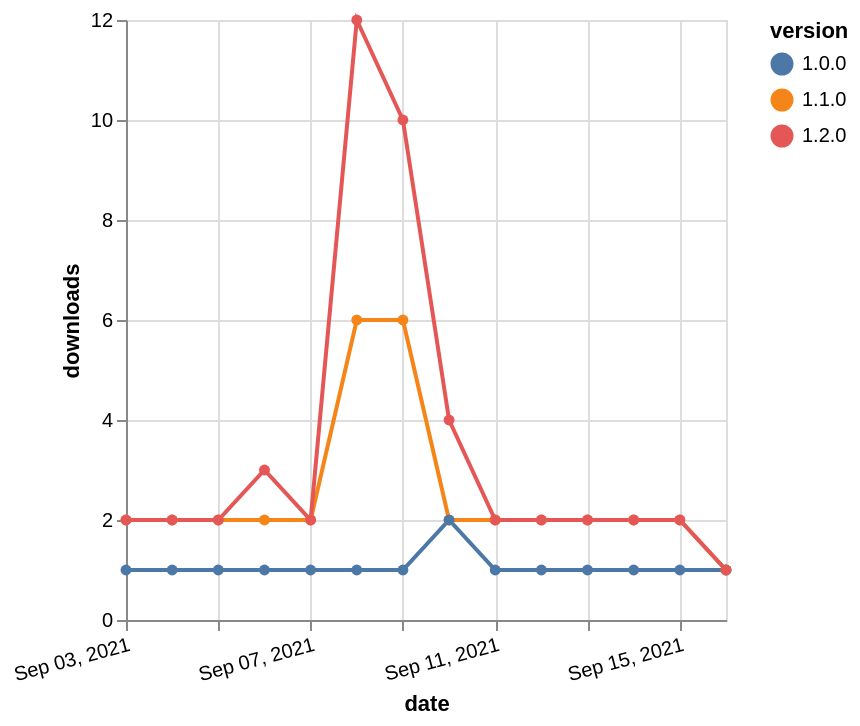

Write a Vega-Lite specification for this figure.
### Vega-Lite specification from a JSON file in a GitHub repository (floating-point values rounded to 4 significant figures)
{"$schema": "https://vega.github.io/schema/vega-lite/v5.json", "description": "A simple bar chart with embedded data.", "data": {"values": [{"date": "2021-09-03", "total": 1800, "delta": 2, "version": "1.1.0"}, {"date": "2021-09-04", "total": 1802, "delta": 2, "version": "1.1.0"}, {"date": "2021-09-05", "total": 1804, "delta": 2, "version": "1.1.0"}, {"date": "2021-09-06", "total": 1806, "delta": 2, "version": "1.1.0"}, {"date": "2021-09-07", "total": 1808, "delta": 2, "version": "1.1.0"}, {"date": "2021-09-08", "total": 1814, "delta": 6, "version": "1.1.0"}, {"date": "2021-09-09", "total": 1820, "delta": 6, "version": "1.1.0"}, {"date": "2021-09-10", "total": 1822, "delta": 2, "version": "1.1.0"}, {"date": "2021-09-11", "total": 1824, "delta": 2, "version": "1.1.0"}, {"date": "2021-09-12", "total": 1826, "delta": 2, "version": "1.1.0"}, {"date": "2021-09-13", "total": 1828, "delta": 2, "version": "1.1.0"}, {"date": "2021-09-14", "total": 1830, "delta": 2, "version": "1.1.0"}, {"date": "2021-09-15", "total": 1832, "delta": 2, "version": "1.1.0"}, {"date": "2021-09-16", "total": 1833, "delta": 1, "version": "1.1.0"}, {"date": "2021-09-03", "total": 263, "delta": 1, "version": "1.0.0"}, {"date": "2021-09-04", "total": 264, "delta": 1, "version": "1.0.0"}, {"date": "2021-09-05", "total": 265, "delta": 1, "version": "1.0.0"}, {"date": "2021-09-06", "total": 266, "delta": 1, "version": "1.0.0"}, {"date": "2021-09-07", "total": 267, "delta": 1, "version": "1.0.0"}, {"date": "2021-09-08", "total": 268, "delta": 1, "version": "1.0.0"}, {"date": "2021-09-09", "total": 269, "delta": 1, "version": "1.0.0"}, {"date": "2021-09-10", "total": 271, "delta": 2, "version": "1.0.0"}, {"date": "2021-09-11", "total": 272, "delta": 1, "version": "1.0.0"}, {"date": "2021-09-12", "total": 273, "delta": 1, "version": "1.0.0"}, {"date": "2021-09-13", "total": 274, "delta": 1, "version": "1.0.0"}, {"date": "2021-09-14", "total": 275, "delta": 1, "version": "1.0.0"}, {"date": "2021-09-15", "total": 276, "delta": 1, "version": "1.0.0"}, {"date": "2021-09-16", "total": 277, "delta": 1, "version": "1.0.0"}, {"date": "2021-09-03", "total": 1816, "delta": 2, "version": "1.2.0"}, {"date": "2021-09-04", "total": 1818, "delta": 2, "version": "1.2.0"}, {"date": "2021-09-05", "total": 1820, "delta": 2, "version": "1.2.0"}, {"date": "2021-09-06", "total": 1823, "delta": 3, "version": "1.2.0"}, {"date": "2021-09-07", "total": 1825, "delta": 2, "version": "1.2.0"}, {"date": "2021-09-08", "total": 1837, "delta": 12, "version": "1.2.0"}, {"date": "2021-09-09", "total": 1847, "delta": 10, "version": "1.2.0"}, {"date": "2021-09-10", "total": 1851, "delta": 4, "version": "1.2.0"}, {"date": "2021-09-11", "total": 1853, "delta": 2, "version": "1.2.0"}, {"date": "2021-09-12", "total": 1855, "delta": 2, "version": "1.2.0"}, {"date": "2021-09-13", "total": 1857, "delta": 2, "version": "1.2.0"}, {"date": "2021-09-14", "total": 1859, "delta": 2, "version": "1.2.0"}, {"date": "2021-09-15", "total": 1861, "delta": 2, "version": "1.2.0"}, {"date": "2021-09-16", "total": 1862, "delta": 1, "version": "1.2.0"}]}, "width": "container", "mark": {"type": "line", "point": {"filled": true}}, "encoding": {"x": {"field": "date", "type": "temporal", "timeUnit": "yearmonthdate", "title": "date", "axis": {"labelAngle": -15}}, "y": {"field": "delta", "type": "quantitative", "title": "downloads"}, "color": {"field": "version", "type": "nominal"}, "tooltip": {"field": "delta"}}}
